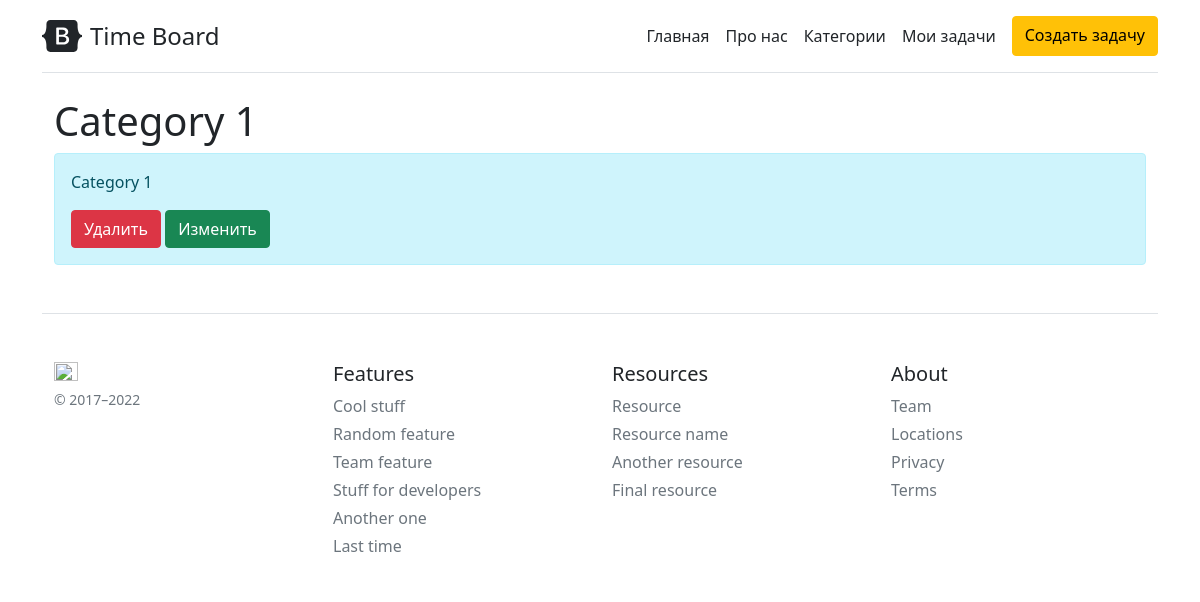
Page /taskcategories/1 on the earlier database version.
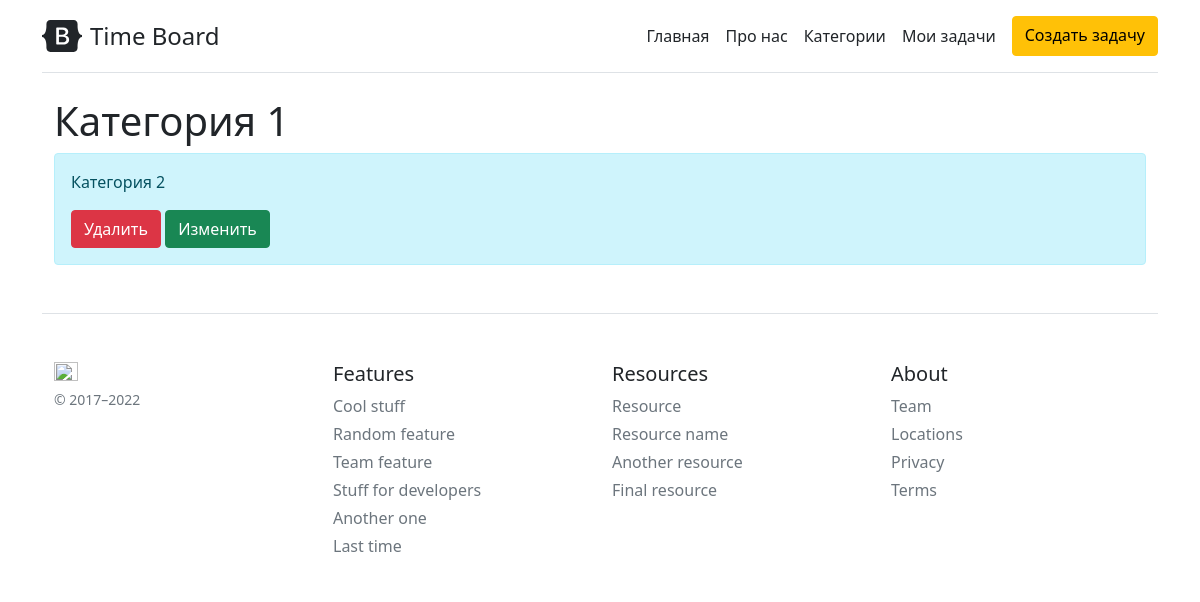
Same page on the later database version.
### models/Models.py (models this page shows, shortened)
class TaskCategory(db.Model):
    __tablename__ = 'taskcategory'
    id = db.Column(db.Integer, primary_key=True)
    title = db.Column(db.String, nullable=False)
    desc = db.Column(db.Text)

### controllers/TaskCategoryController.py (the view)
def detail(taskcategory_id):
    if request.method == 'GET':
        task_category = db.session.query(TaskCategory).get(taskcategory_id)
        return render_template("taskcategory_detail.html", task_category=task_category)

### templates/taskcategory_detail.html (shortened to what this page needs)
{% extends 'base.html' %}
{% block body %}
<div class="container">
    <h1>{{ task_category.title }}</h1>
    <div class="alert alert-info">
        <p>{{ task_category.desc }}</p>
        <a href="/taskcategories/{{ task_category.id }}/delete" class="btn btn-danger">Удалить</a>
        <a href="/taskcategories/{{ task_category.id }}/update" class="btn btn-success">Изменить</a>
    </div>
</div>
{% endblock %}

Differences in the rows shown:
changed TaskCategory: title "Category 1" → "Категория 1"; desc "Category 1" → "Категория 2"
